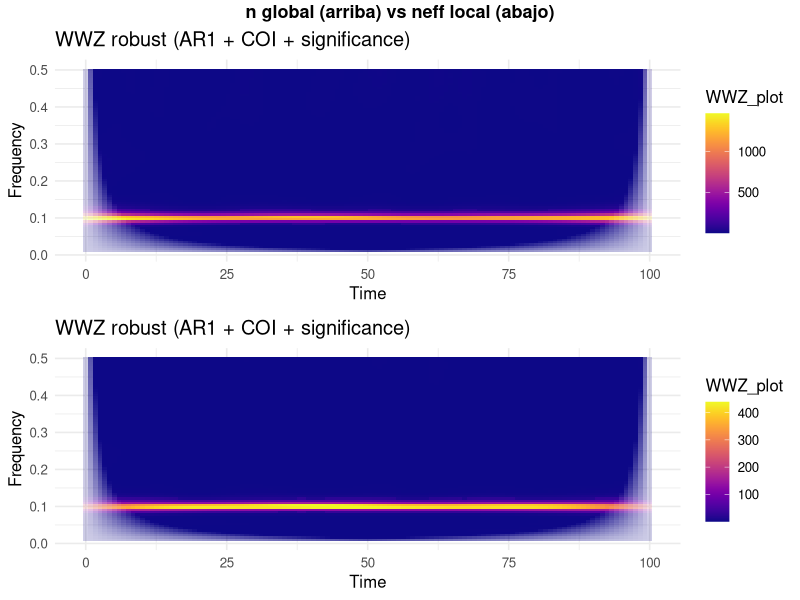

The R script that drew this image:
#####################################################################
# Comentarios: al final vamos a usar este código, como veo que el 
# el tiempo lo tenemos encima me he puesto serio hoy por la noche 
# y he generado el codigo R para la WWZ, usando lo que algna vez 
# desarrollé (aunque poco), aunque básicamente utlicé el código que 
# hiciste en R translated from Python, se lo pase a Claude interactuamos 
# varias veces, no me convencia pero se agoto el tiempo gratis y me 
# pasé a Chatgpt con dudas y la verdad que me ha sorprendido, le he 
# pasado el código que había conseguido funcional con Claude basado en 
# tuyo, pero lo ha re-escrito la tía, y ademas me dio opciones para 
# mejorarlo, y aprovechando le dije que implemente el COI y un test 
# de significancia estadísita de dos modos diferentes: 
# mediante un modelo teórico (test paramétrico) de ruido rojo y 
# mediante simualciones de Monte Carlo. Lee este paper para esto último: https://www.sciencedirect.com/science/article/pii/S0098300401000449 es la base de todos estos rollos del analisis espectral via la transtornada de wavelet,
# todo inicio con la de Fourier! En mi paper review explico mucho 
# de eso: https://rclimatol.eu/wp-content/uploads/2022/04/Articulo22e.pdf 

#####################################################################
# Weighted Wavelet Z-Transform (WWZ)
# Implementation in R
#####################################################################
# Description:
#   This script implements the Weighted Wavelet Z-Transform (WWZ),
#   a time-frequency analysis method specifically designed for
#   unevenly spaced time series. The method was originally proposed
#   by Foster (1996) and is particularly useful in paleoclimatology,
#   astronomy, and any field dealing with irregularly sampled data.
#
# Key reference:
#   Foster, G. (1996). Wavelets for period analysis of unevenly
#   sampled time series. The Astronomical Journal, 112(4), 1709-1729.
#   https://doi.org/10.1086/118137

# Other important references: (@Ricardo: estudialas)
#   Witt, A. & Schumann, A. Y. (2005). Holocene climate variability
#     on millennial scales recorded in Greenland ice cores.
#     Nonlinear Processes in Geophysics, 12, 345-352.
# 
#   Grinsted, A., Moore, J. C. & Jevrejeva, S. (2004). Application
#     of the cross wavelet transform and wavelet coherence to
#     geophysical time series. Nonlinear Processes in Geophysics,
#     11, 561-566. https://doi.org/10.5194/npg-11-561-2004
# 
#   Schulz, M., & Mudelsee, M. (2002). REDFIT: estimating red-noise 
#     spectra directly from unevenly spaced paleoclimatic time series. 
#     Computers & Geosciences, 28(3), 421-426. Este paper es un must! 
# 
#   Torrence, C., & Compo, G. P. (1998). A practical guide to wavelet 
#     analysis. Bulletin of the American Meteorological society, 79(1), 
# 61-78. Este paper es un must! 

#####################################################################

#####################################################################
# (C) 2026. Ricardo Sánchez Santos & Josue M. Polanco-Martinez
# ricardosanchezsantos@usal.es | 
# josue.polanco@usal.es | josue.m.polanco@gmail.com
# Dept. of Statistics, Fac. of Sciences, Univ. of Salamanca, Spain
# March 2026, Salamanca, Spain
# GNU General Public License v3 — https://www.gnu.org/licenses/
#####################################################################


wwz_robustn <- function(time, x,
                       freq = seq(1e-04, 0.001, length.out = 200),
                       #freq = seq(0.01, 0.5, length.out = 80),
                       tau_n = 120,
                       c = 0.0125,
                       sig_level = 0.95,
                       n_sim = 50,
                       use_mc = TRUE,
                       return_plot = TRUE,
                       show_plot = TRUE){

  # =========================
  # 0. CLEAN DATA
  # =========================
  ok <- is.finite(time) & is.finite(x)
  time <- time[ok]; x <- x[ok]

  ord <- order(time)
  time <- time[ord]; x <- x[ord]

  n <- length(x)
  tau <- seq(min(time), max(time), length.out = tau_n)

  nf <- length(freq)
  nt <- length(tau)

  # =========================
  # 1. WWZ CORE
  # =========================
  wwz_core <- function(t, x, w, tau0){

    wt <- exp(-c * w^2 * (t - tau0)^2)

    Sw <- sum(wt)
    if(Sw < 1e-12) return(0)

    X <- cbind(1, cos(w*t), sin(w*t))

    XtW <- t(X * wt)
    A <- XtW %*% X

    if(rcond(A) < 1e-12) return(0)

    beta <- solve(A, XtW %*% x)
    yhat <- X %*% beta

    xbar <- sum(wt * x) / Sw
    Vx <- sum(wt * (x - xbar)^2)
    Vy <- sum(wt * (x - yhat)^2)

    if(Vy < 1e-12) return(0)

    ((n - 3)/2) * (Vx - Vy) / Vy
  }

  # =========================
  # 2. WWZ MATRIX (SAFE)
  # =========================
  WWZ <- matrix(0, nf, nt)

  for(i in 1:nf){
    w <- 2*pi*freq[i]
    for(j in 1:nt){
      WWZ[i, j] <- wwz_core(time, x, w, tau[j])
    }
  }

  # =========================
  # 3. AR(1)
  # =========================
  fit <- arima(x, c(1,0,0))
  phi <- fit$coef["ar1"]
  sigma <- sqrt(fit$sigma2)

  # =========================
  # 4. SIGNIFICANCE (MC AR1)
  # =========================
  WWZ_sig <- matrix(0, nf, nt)

  if(use_mc){

    WWZ_sim <- array(0, c(nf, nt, n_sim))

    for(k in 1:n_sim){

      sim <- arima.sim(n = n, list(ar = phi), sd = sigma)

      for(i in 1:nf){
        w <- 2*pi*freq[i]
        for(j in 1:nt){
          WWZ_sim[i, j, k] <- wwz_core(time, sim, w, tau[j])
        }
      }
    }

    for(i in 1:nf){
      for(j in 1:nt){
        WWZ_sig[i, j] <- quantile(WWZ_sim[i, j, ], sig_level, na.rm = TRUE)
      }
    }

  } else {
    WWZ_sig <- matrix(mean(WWZ), nf, nt)
  }

  signif_mask <- WWZ > WWZ_sig

  # =========================
  # 5. COI (SMOOTH)
  # =========================
  period <- 1 / freq
  coi <- matrix(0, nf, nt)

  for(i in 1:nf){
    edge <- period[i] / sqrt(2)

    for(j in 1:nt){
      dist_edge <- min(tau[j] - min(time), max(time) - tau[j])
      coi[i, j] <- min(dist_edge / edge, 1)
    }
  }

  # =========================
  # 6. DATAFRAME SAFE (NO expand.grid BUGS)
  # =========================
  df <- data.frame(
    tau = rep(tau, each = nf),
    freq = rep(freq, times = nt),
    WWZ = as.vector(WWZ),
    sig = as.vector(signif_mask),
    coi = as.vector(coi)
  )

  df$WWZ_plot <- df$WWZ
  df$WWZ_plot[!df$sig] <- df$WWZ_plot[!df$sig] * 0.5

  # safety
  df$coi[is.na(df$coi)] <- 0

  # =========================
  # 7. PLOT (ROBUST + ALWAYS WORKS)
  # =========================
  library(ggplot2)
  library(viridis)

  p <- ggplot(df, aes(x = tau, y = freq)) +

    geom_tile(aes(fill = WWZ_plot, alpha = coi)) +

    scale_fill_viridis(option = "C") +
    scale_alpha(range = c(0.2, 1), guide = "none") +

    labs(
      title = "WWZ robust (AR1 + COI + significance)",
      x = "Time",
      y = "Frequency"
    ) +

    theme_minimal(base_size = 12)

  if(show_plot) print(p)

  # =========================
  # 8. RETURN
  # =========================
  return(list(
    WWZ = WWZ,
    WWZ_significant = signif_mask,
    COI = coi,
    AR1_phi = phi,
    AR1_sigma = sigma,
    plot = p,
    data = df
  ))
}

wwz_robustneff <- function(time, x,
                       freq = seq(1e-04, 0.001, length.out = 200),
                       #freq = seq(0.01, 0.5, length.out = 80),
                       tau_n = 120,
                       c = 0.0125,
                       sig_level = 0.95,
                       n_sim = 50,
                       use_mc = TRUE,
                       return_plot = TRUE,
                       show_plot = TRUE){
  
  # =========================
  # 0. CLEAN DATA
  # =========================
  ok <- is.finite(time) & is.finite(x)
  time <- time[ok]; x <- x[ok]
  
  ord <- order(time)
  time <- time[ord]; x <- x[ord]
  
  n <- length(x)
  tau <- seq(min(time), max(time), length.out = tau_n)
  
  nf <- length(freq)
  nt <- length(tau)
  
  # =========================
  # 1. WWZ CORE
  # =========================
  wwz_core <- function(t, x, w, tau0){
    
    wt <- exp(-c * w^2 * (t - tau0)^2)
    
    Sw <- sum(wt)
    if(Sw < 1e-12) return(0)
    
    X <- cbind(1, cos(w*t), sin(w*t))
    
    XtW <- t(X * wt)
    A <- XtW %*% X
    
    if(rcond(A) < 1e-12) return(0)
    
    beta <- solve(A, XtW %*% x)
    yhat <- X %*% beta
    
    xbar <- sum(wt * x) / Sw
    Vx <- sum(wt * (x - xbar)^2)
    Vy <- sum(wt * (x - yhat)^2)
    
    if(Vy < 1e-12) return(0)
    if ((Vx-Vy)<1e-12)return(0)
    
    neff <- max(sum(wt)^2 / sum(wt^2), 3 + 1e-6)
    ((neff - 3) / 2) * (Vx - Vy) / Vy
  }
  
  # =========================
  # 2. WWZ MATRIX (SAFE)
  # =========================
  WWZ <- matrix(0, nf, nt)
  
  for(i in 1:nf){
    w <- 2*pi*freq[i]
    for(j in 1:nt){
      WWZ[i, j] <- wwz_core(time, x, w, tau[j])
    }
  }
  
  # =========================
  # 3. AR(1)
  # =========================
  fit <- arima(x, c(1,0,0))
  phi <- fit$coef["ar1"]
  sigma <- sqrt(fit$sigma2)
  
  # =========================
  # 4. SIGNIFICANCE (MC AR1)
  # =========================
  WWZ_sig <- matrix(0, nf, nt)
  
  if(use_mc){
    
    WWZ_sim <- array(0, c(nf, nt, n_sim))
    
    for(k in 1:n_sim){
      
      sim <- arima.sim(n = n, list(ar = phi), sd = sigma)
      
      for(i in 1:nf){
        w <- 2*pi*freq[i]
        for(j in 1:nt){
          WWZ_sim[i, j, k] <- wwz_core(time, sim, w, tau[j])
        }
      }
    }
    
    for(i in 1:nf){
      for(j in 1:nt){
        WWZ_sig[i, j] <- quantile(WWZ_sim[i, j, ], sig_level, na.rm = TRUE)
      }
    }
    
  } else {
    WWZ_sig <- matrix(mean(WWZ), nf, nt)
  }
  
  signif_mask <- WWZ > WWZ_sig
  
  # =========================
  # 5. COI (SMOOTH)
  # =========================
  period <- 1 / freq
  coi <- matrix(0, nf, nt)
  
  for(i in 1:nf){
    edge <- period[i] / sqrt(2)
    
    for(j in 1:nt){
      dist_edge <- min(tau[j] - min(time), max(time) - tau[j])
      coi[i, j] <- min(dist_edge / edge, 1)
    }
  }
  
  # =========================
  # 6. DATAFRAME SAFE (NO expand.grid BUGS)
  # =========================
  df <- data.frame(
    tau = rep(tau, each = nf),
    freq = rep(freq, times = nt),
    WWZ = as.vector(WWZ),
    sig = as.vector(signif_mask),
    coi = as.vector(coi)
  )
  
  df$WWZ_plot <- df$WWZ
  df$WWZ_plot[!df$sig] <- df$WWZ_plot[!df$sig] * 0.5
  
  # safety
  df$coi[is.na(df$coi)] <- 0
  
  # =========================
  # 7. PLOT (ROBUST + ALWAYS WORKS)
  # =========================
  library(ggplot2)
  library(viridis)
  
  p <- ggplot(df, aes(x = tau, y = freq)) +
    
    geom_tile(aes(fill = WWZ_plot, alpha = coi)) +
    
    scale_fill_viridis(option = "C") +
    scale_alpha(range = c(0.2, 1), guide = "none") +
    
    labs(
      title = "WWZ robust (AR1 + COI + significance)",
      x = "Time",
      y = "Frequency"
    ) +
    
    theme_minimal(base_size = 12)
  
  if(show_plot) print(p)
  
  # =========================
  # 8. RETURN
  # =========================
  return(list(
    WWZ = WWZ,
    WWZ_significant = signif_mask,
    COI = coi,
    AR1_phi = phi,
    AR1_sigma = sigma,
    plot = p,
    data = df
  ))
}


library(gridExtra)
set.seed(123)
time <- seq(0, 100, by = 0.2)
x    <- sin(2*pi*time/10) + rnorm(length(time), 0, 0.3)

freq_uso <- seq(0.01, 0.5, length.out = 80)

res_n    <- wwz_robustn(time, x, freq = freq_uso, use_mc = TRUE, n_sim = 50, show_plot = FALSE)
res_neff <- wwz_robustneff(time, x, freq = freq_uso, use_mc = TRUE, n_sim = 50, show_plot = FALSE)

grid.arrange(res_n$plot, res_neff$plot, ncol = 1,
             top = grid::textGrob("n global (arriba) vs neff local (abajo)",
                                  gp = grid::gpar(fontsize = 13, fontface = "bold")))
